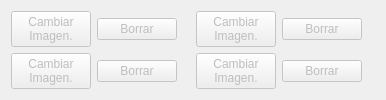
         <widget class="QWidget" name="tab_imagenes">
          <attribute name="title">
           <string>Imagenes Artículo</string>
          </attribute>
          <layout class="QGridLayout" name="gridLayout_23">
           <item row="2" column="9">
            <widget class="QLabel" name="lblImagenArticulo_2">
             <property name="sizePolicy">
              <sizepolicy hsizetype="Preferred" vsizetype="Preferred">
               <horstretch>255</horstretch>
               <verstretch>255</verstretch>
              </sizepolicy>
             </property>
             <property name="maximumSize">
              <size>
               <width>256</width>
               <height>256</height>
              </size>
             </property>
             <property name="toolTip">
              <string>La imagen introducida debe tener los mismos pixels horizontales que verticales</string>
             </property>
             <property name="text">
              <string/>
             </property>
             <property name="pixmap">
              <pixmap resource="../maya.qrc">:/Icons/PNG/paquete.png</pixmap>
             </property>
             <property name="scaledContents">
              <bool>true</bool>
             </property>
            </widget>
           </item>
           <item row="3" column="0">
            <widget class="QPushButton" name="botCambiarImagen_3">
             <property name="enabled">
              <bool>false</bool>
             </property>
             <property name="text">
              <string>Cambiar
Imagen.</string>
             </property>
             <property name="icon">
              <iconset resource="../maya.qrc">
               <normaloff>:/Icons/PNG/image.png</normaloff>:/Icons/PNG/image.png</iconset>
             </property>
             <property name="iconSize">
              <size>
               <width>32</width>
               <height>32</height>
              </size>
             </property>
            </widget>
           </item>
           <item row="3" column="4">
            <widget class="QLabel" name="lblImagenArticulo_3">
             <property name="sizePolicy">
              <sizepolicy hsizetype="Preferred" vsizetype="Preferred">
               <horstretch>255</horstretch>
               <verstretch>255</verstretch>
              </sizepolicy>
             </property>
             <property name="maximumSize">
              <size>
               <width>256</width>
               <height>256</height>
              </size>
             </property>
             <property name="toolTip">
              <string>La imagen introducida debe tener los mismos pixels horizontales que verticales</string>
             </property>
             <property name="text">
              <string/>
             </property>
             <property name="pixmap">
              <pixmap resource="../maya.qrc">:/Icons/PNG/paquete.png</pixmap>
             </property>
             <property name="scaledContents">
              <bool>true</bool>
             </property>
            </widget>
           </item>
           <item row="3" column="6">
            <widget class="QPushButton" name="botCambiarImagen_4">
             <property name="enabled">
              <bool>false</bool>
             </property>
             <property name="text">
              <string>Cambiar
Imagen.</string>
             </property>
             <property name="icon">
              <iconset resource="../maya.qrc">
               <normaloff>:/Icons/PNG/image.png</normaloff>:/Icons/PNG/image.png</iconset>
             </property>
             <property name="iconSize">
              <size>
               <width>32</width>
               <height>32</height>
              </size>
             </property>
            </widget>
           </item>
           <item row="2" column="0">
            <widget class="QPushButton" name="botCambiarImagen">
             <property name="enabled">
              <bool>false</bool>
             </property>
             <property name="text">
              <string>Cambiar
Imagen.</string>
             </property>
             <property name="icon">
              <iconset resource="../maya.qrc">
               <normaloff>:/Icons/PNG/image.png</normaloff>:/Icons/PNG/image.png</iconset>
             </property>
             <property name="iconSize">
              <size>
               <width>32</width>
               <height>32</height>
              </size>
             </property>
            </widget>
           </item>
           <item row="2" column="4">
            <widget class="QLabel" name="lblImagenArticulo_1">
             <property name="sizePolicy">
              <sizepolicy hsizetype="Preferred" vsizetype="Preferred">
               <horstretch>255</horstretch>
               <verstretch>255</verstretch>
              </sizepolicy>
             </property>
             <property name="maximumSize">
              <size>
               <width>256</width>
               <height>256</height>
              </size>
             </property>
             <property name="toolTip">
              <string>La imagen introducida debe tener los mismos pixels horizontales que verticales</string>
             </property>
             <property name="text">
              <string/>
             </property>
             <property name="pixmap">
              <pixmap resource="../maya.qrc">:/Icons/PNG/paquete.png</pixmap>
             </property>
             <property name="scaledContents">
              <bool>true</bool>
             </property>
            </widget>
           </item>
           <item row="2" column="6">
            <widget class="QPushButton" name="botCambiarImagen_2">
             <property name="enabled">
              <bool>false</bool>
             </property>
             <property name="text">
              <string>Cambiar
Imagen.</string>
             </property>
             <property name="icon">
              <iconset resource="../maya.qrc">
               <normaloff>:/Icons/PNG/image.png</normaloff>:/Icons/PNG/image.png</iconset>
             </property>
             <property name="iconSize">
              <size>
               <width>32</width>
               <height>32</height>
              </size>
             </property>
            </widget>
           </item>
           <item row="3" column="9">
            <widget class="QLabel" name="lblImagenArticulo_4">
             <property name="sizePolicy">
              <sizepolicy hsizetype="Preferred" vsizetype="Preferred">
               <horstretch>255</horstretch>
               <verstretch>255</verstretch>
              </sizepolicy>
             </property>
             <property name="maximumSize">
              <size>
               <width>256</width>
               <height>256</height>
              </size>
             </property>
             <property name="toolTip">
              <string>La imagen introducida debe tener los mismos pixels horizontales que verticales</string>
             </property>
             <property name="text">
              <string/>
             </property>
             <property name="pixmap">
              <pixmap resource="../maya.qrc">:/Icons/PNG/paquete.png</pixmap>
             </property>
             <property name="scaledContents">
              <bool>true</bool>
             </property>
            </widget>
           </item>
           <item row="3" column="1">
            <widget class="QPushButton" name="btnBorrarImagen_3">
             <property name="enabled">
              <bool>false</bool>
             </property>
             <property name="text">
              <string>Borrar</string>
             </property>
             <property name="icon">
              <iconset resource="../maya.qrc">
               <normaloff>:/Icons/PNG/borrar.png</normaloff>:/Icons/PNG/borrar.png</iconset>
             </property>
             <property name="iconSize">
              <size>
               <width>32</width>
               <height>32</height>
              </size>
             </property>
            </widget>
           </item>
           <item row="3" column="7">
            <widget class="QPushButton" name="btnBorrarimagen_4">
             <property name="enabled">
              <bool>false</bool>
             </property>
             <property name="text">
              <string>Borrar</string>
             </property>
             <property name="icon">
              <iconset resource="../maya.qrc">
               <normaloff>:/Icons/PNG/borrar.png</normaloff>:/Icons/PNG/borrar.png</iconset>
             </property>
             <property name="iconSize">
              <size>
               <width>32</width>
               <height>32</height>
              </size>
             </property>
            </widget>
           </item>
           <item row="2" column="7">
            <widget class="QPushButton" name="btnBorrarimagen_2">
             <property name="enabled">
              <bool>false</bool>
             </property>
             <property name="text">
              <string>Borrar</string>
             </property>
             <property name="icon">
              <iconset resource="../maya.qrc">
               <normaloff>:/Icons/PNG/borrar.png</normaloff>:/Icons/PNG/borrar.png</iconset>
             </property>
             <property name="iconSize">
              <size>
               <width>32</width>
               <height>32</height>
              </size>
             </property>
            </widget>
           </item>
           <item row="2" column="1">
            <widget class="QPushButton" name="btnBorrarImagen_1">
             <property name="enabled">
              <bool>false</bool>
             </property>
             <property name="text">
              <string>Borrar</string>
             </property>
             <property name="icon">
              <iconset resource="../maya.qrc">
               <normaloff>:/Icons/PNG/borrar.png</normaloff>:/Icons/PNG/borrar.png</iconset>
             </property>
             <property name="iconSize">
              <size>
               <width>32</width>
               <height>32</height>
              </size>
             </property>
            </widget>
           </item>
          </layout>
         </widget>
